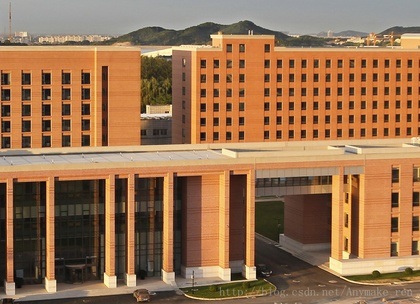
%> input picture building.jpg, 420 x 304 px, shrunk from 694 x 502 before the run
$ octave --eval "result = harris_old(rgb2gray(imread('../../building.jpg')));"   (GNU Octave 9; MATLAB toolbox functions it lacks are replaced by stand-ins)
%> lines starting %> are read from the running program, lines starting %| are printed output that depends on the picture; in (x1, y1, x2, y2) boxes, pixels count from 0 and x2, y2 are one past the last pixel; in counts of white or black regions, pixels touching at a corner belong together; the program's own positions count from 1
%yuzhang
%输入:uint8灰度图像img
%输出:标定的角点，矩阵中为1的地方是角点，为0的地方非角点

%用例:
%img=imread('building.jpg');
%img = im2uint8(rgb2gray(img));
%imshow(img);
%corner_matrix = harris_old(img);
%figure,imshow(mat2gray(corner_matrix));
%Harris角点检测对尺度敏感
function [corner_matrix] = harris_old(img)

    [m, n]=size(img);
%> m = 304; n = 420

    tmp=zeros(m+2,n+2);
    tmp(2:m+1,2:n+1)=img;
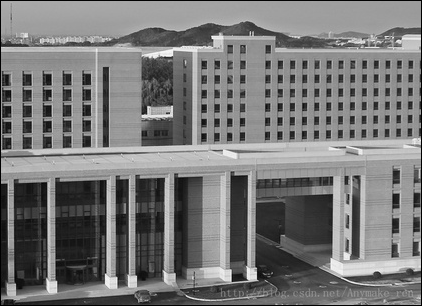
%> tmp: size 306x422 double; min 0, max 249, mean 119.8
    Ix=zeros(m+2,n+2);
    Iy=zeros(m+2,n+2);

    Ix(:,2:n)=tmp(:,3:n+1)-tmp(:,1:n-1);%x方向差分
    Iy(2:m,:)=tmp(3:m+1,:)-tmp(1:m-1,:);%y方向差分
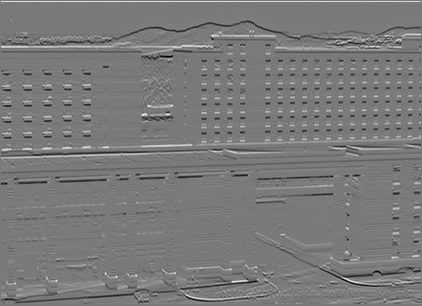
%> Iy: size 306x422 double; min -208, max 226, mean 0.1; drawn with min black and max white

    %可以不用一阶差分，而用Prewitt
    %dx = [-1 0 1;-1 0 1;-1 0 1];  %dx：横向Prewitt差分模版
    %Ix2 = filter2(dx,Image).^2;
    %Iy2 = filter2(dx',Image).^2;

    Ix2=Ix(2:m+1,2:n+1).^2;
    Iy2=Iy(2:m+1,2:n+1).^2;
    Ixy=Ix(2:m+1,2:n+1).*Iy(2:m+1,2:n+1);

    h=fspecial('gaussian',[7 7],2);%模板尺寸[7,7],sigma=2
    Ix2=filter2(h,Ix2);
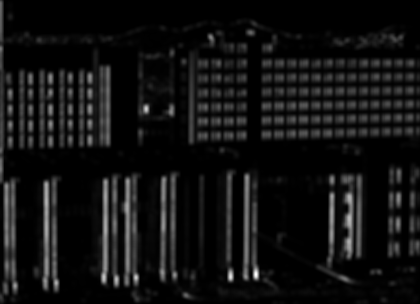
%> Ix2: size 304x420 double; min 0.0317, max 15414.6, mean 1102.9; drawn with min black and max white
    Iy2=filter2(h,Iy2);
    Ixy=filter2(h,Ixy);
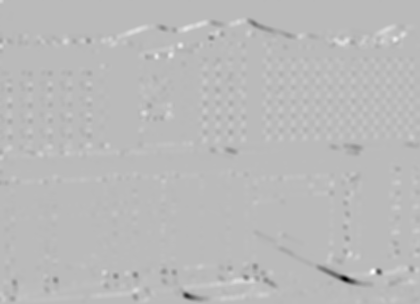
%> Ixy: size 304x420 double; min -9052.7, max 3332.9, mean 1.7; drawn with min black and max white

    Rmax=0;
    k=0.06;%常取0.04-0.06
    R=zeros(m,n);%计算图像中每个点的角点响应
    for i=1:m
        for j=1:n
            M=[Ix2(i,j) Ixy(i,j);Ixy(i,j) Iy2(i,j)];%偏导数矩阵
            R(i,j)=det(M)-k*(trace(M))^2;%角点响应函数

            if R(i,j)>Rmax
                Rmax=R(i,j);
            end
        end
    end
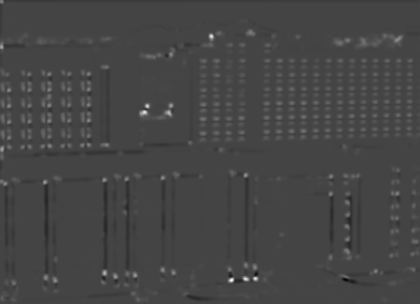
%> R: size 304x420 double; min -14783736.5, max 40321387.4, mean 306067.5; drawn with min black and max white
%> after the loop, Rmax = 40321387.4

    tmp(2:m+1,2:n+1)=R;
    img_re=zeros(m+2,n+2);
    for i=2:m+1
        for j=2:n+1
            if tmp(i,j)>0.01*Rmax &&...
               tmp(i,j)>tmp(i-1,j-1) && tmp(i,j)>tmp(i-1,j) && tmp(i,j)>tmp(i-1,j+1) &&...
               tmp(i,j)>tmp(i,j-1) && tmp(i,j)>tmp(i,j+1) &&...
               tmp(i,j)>tmp(i+1,j-1) && tmp(i,j)>tmp(i+1,j) && tmp(i,j)>tmp(i+1,j+1)
                    img_re(i,j)=1; %3*3极大响应,且比历史最大响应的0.01更大时，认为是角点
            end
        end
    end
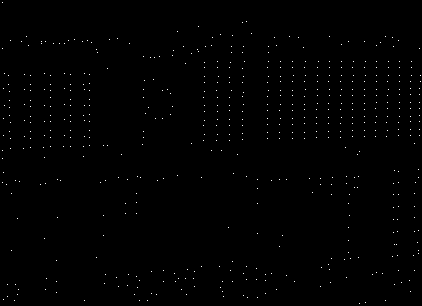
%> img_re: size 306x422 double; values 0 (black) and 1 (white), 0.44% white in thin lines or dots

    corner_matrix=zeros(m,n);
    corner_matrix(1:m,1:n)=img_re(2:m+1,2:n+1);
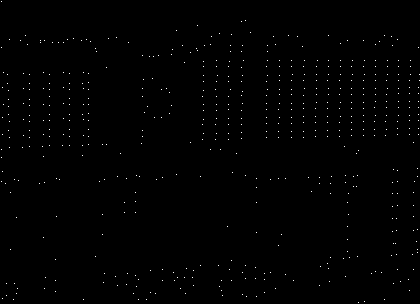
%> corner_matrix: size 304x420 double; values 0 (black) and 1 (white), 0.45% white in thin lines or dots
end
